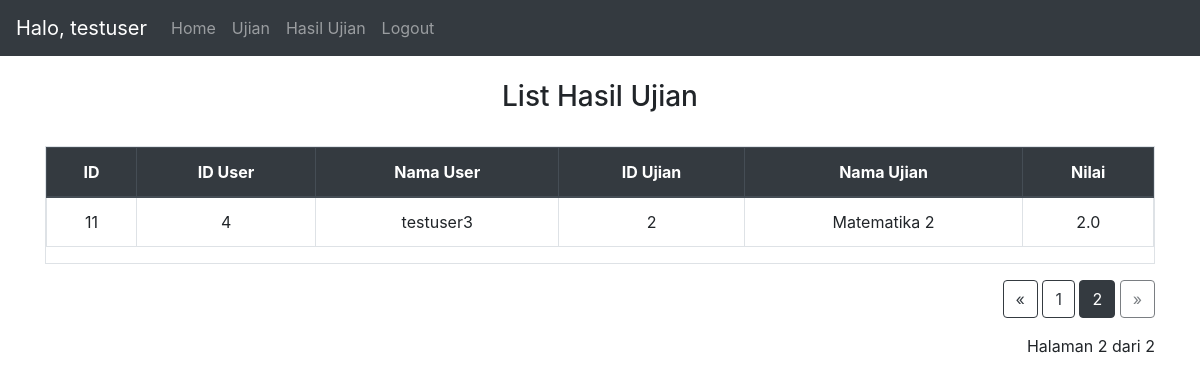
Before: /list_result/2 (signed in) with the older database file.
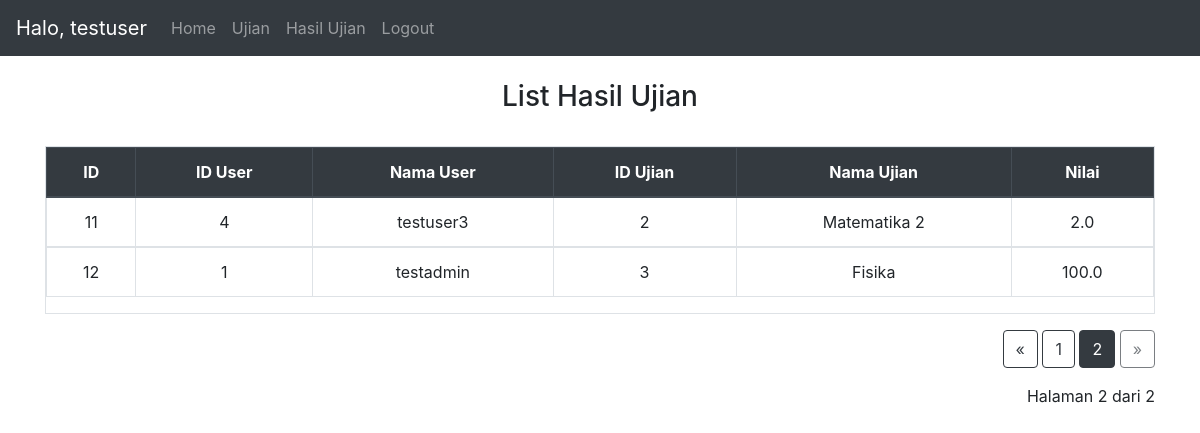
After: the same page with the newer database file.
### website/models.py (models this page shows)
class User(db.Model, UserMixin):
    id = db.Column(db.Integer, primary_key=True)
    email = db.Column(db.String(150), unique=True)
    password = db.Column(db.String(150))
    name = db.Column(db.String(150))
    type = db.Column(db.String(150))
    notes = db.relationship('Note')
    results = db.relationship('Result')
    useranswer = db.relationship('UserAnswer')

class Result(db.Model):
    id = db.Column(db.Integer, primary_key=True)
    user_id = db.Column(db.Integer, db.ForeignKey('user.id'))
    user_name = db.Column(db.String(150))
    exam_id = db.Column(db.Integer, db.ForeignKey('exam.id'))
    exam_name = db.Column(db.String(150))
    grade = db.Column(db.Float)

### website/views.py (the view)
@views.route('/list_result/<page>', methods=['GET','POST'])
@login_required
def list_result(page):
    db_result = Result.query.paginate(page=int(page), per_page=10)
    return render_template("list_result.html", user=current_user, results=db_result)

### website/__init__.py (called while the page is built)
def create_app():
    app = Flask(__name__)
    app.config['SECRET_KEY'] = 'secret key'
    app.config['SQLALCHEMY_DATABASE_URI'] = f'sqlite:///{DB_NAME}'
    db.init_app(app)
    from .views import views
    from .auth import auth
    app.register_blueprint(views, url_prefix='/')
    app.register_blueprint(auth, url_prefix='/')
    from .models import User, Note, Exam, Result, Question,UserAnswer #,Class
    with app.app_context():
        db.create_all()
    login_manager = LoginManager()
    login_manager.login_view = 'auth.login'
    login_manager.init_app(app)
    @login_manager.user_loader
    def load_user(id):
        return User.query.get(int(id))
    return app

### website/templates/list_result.html
{% extends "base.html" %} {% block title %}List Hasil Ujian{% endblock %} {% block
    content %}
    <br>
    <h3 align="center">List Hasil Ujian</h3>
    <br>
    <div class="table table-responsive table-hover table-bordered">
      <table class="table">
        <thead class="text-center thead-dark">
          <tr>
            <th>ID</th>
            <th>ID User</th>
            <th>Nama User</th>
            <th>ID Ujian</th>
            <th>Nama Ujian</th>
            <th>Nilai</th>
          </tr>
        </thead>
        {% for result in results %}
        <tbody class="text-center">
          <td>{{result.id}}</td>
          <td>{{result.user_id}}</td>
          <td>{{result.user_name}}</td>
          <td>{{result.exam_id}}</td>
          <td>{{result.exam_name}}</td>
          <td>{{result.grade}}</td>
        </tbody>
        {% endfor %}
      </table>
    </div>
    <div class="text-right">
      <a href="{{results.prev_num}}" class="btn btn-outline-dark {% if results.page == 1 %}disabled{% endif %}">&laquo;</a>
      {% for number in results.iter_pages(left_edge=1, right_edge=1, left_current=1, right_current=2) %}
        {% if number %}
          {% if results.page != number %}
            <span>
              <a class="btn btn-outline-dark"
                  href="{{number}}">
              {{number}}
              </a>
            </span>
          {% else %}
              <span class="btn btn-dark">{{number}}</span>
          {% endif %}
        {% else %}
        ...
        {% endif %}
      {% endfor %}
      <a href="{{results.next_num}}" class="btn btn-outline-dark {% if results.page == results.pages %}disabled{% endif %}">&raquo;</a>
      <p class="text-right mt-3">
        Halaman {{ results.page }} dari {{ results.pages }}
      </p>
    </div>
    {% endblock %}

### website/templates/base.html (shortened to what this page needs)
<!DOCTYPE html>
<html>
  <head>
    <link
      rel="stylesheet"
      href="https://stackpath.bootstrapcdn.com/bootstrap/4.4.1/css/bootstrap.min.css"
    />
    <link
      rel="stylesheet"
      href="https://stackpath.bootstrapcdn.com/font-awesome/4.7.0/css/font-awesome.min.css"
    />
  </head>
  <body>
    <nav class="navbar navbar-expand-lg navbar-dark bg-dark">
      <div class="collapse navbar-collapse" id="navbar">
        <div class="navbar-nav">
          {% if user.is_authenticated %}
          <span class="navbar-brand">
            Halo, {{user.name}}
          </span>
          <a class="nav-item nav-link" id="home" href="/">Home</a>
          <a class="nav-item nav-link" id="exam" href="/insert_token">Ujian</a>
          <a class="nav-item nav-link" id="exam" href="/result/1">Hasil Ujian</a>
          <a class="nav-item nav-link" id="logout" href="/logout">Logout</a>
          {% else %}
          <a class="nav-item nav-link" id="login" href="/login">Login</a>
          {% endif %}
        </div>
      </div>
    </nav>
    <div id="content" class="container">{% block content %} {% endblock %}</div>
  <br>
  </body>
</html>

Changed rows visible on the page:
added Result: id "12", user_id "1", user_name "testadmin", exam_id "3", exam_name "Fisika", grade "100.0"
